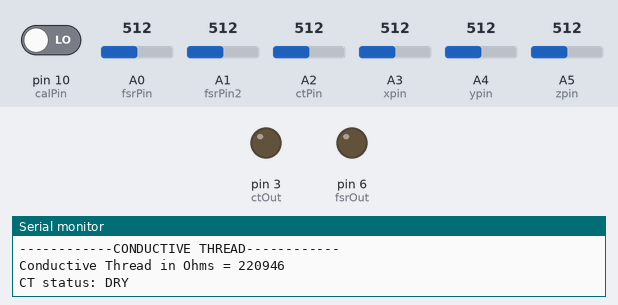
A sketch run on a simulated Arduino Uno, built for the host (arithmetic inside an expression is 32-bit, double 64-bit). Shown: output pins drawn as LEDs (lit = HIGH), the last lines printed to the serial monitor. Inputs (shaded band) come from the test bench; at power-on: A2 (ctPin) = 512, A1 (fsrPin2) = 512, pin 10 (calPin) LOW, A0 (fsrPin) = 512, A3 (xpin) = 512, A4 (ypin) = 512, A5 (zpin) = 512.

Above: at 2.1 s.
2.2 s: A2 (ctPin) set to 929
4.3 s: A2 (ctPin) set to 952
At 5.3 s:
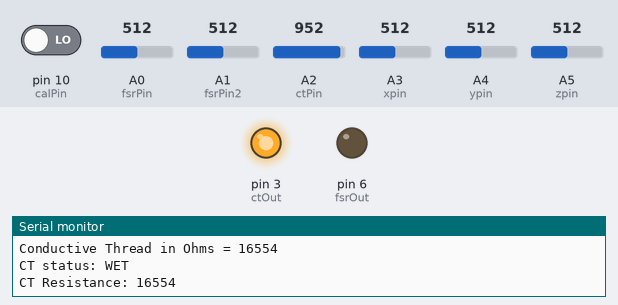
6.2 s: A1 (fsrPin2) set to 529
14.1 s: A2 (ctPin) set to 716
At 15.8 s:
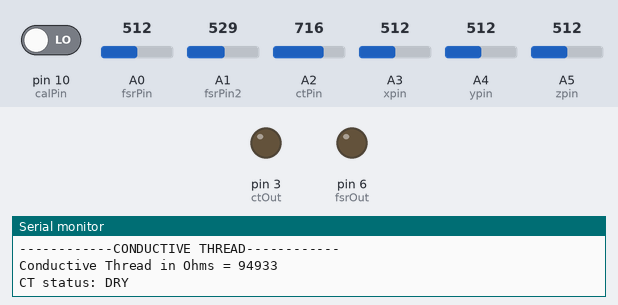
16.1 s: A2 (ctPin) set to 992
At 17.5 s:
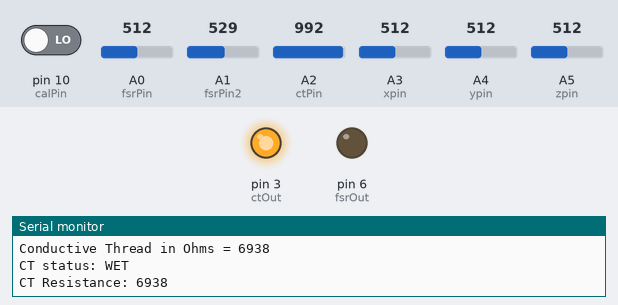
Timing chart, 0 to 19.0 s (numbered marks = the images above; inputs shaded):
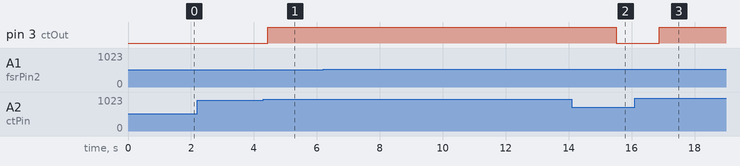

The sketch:

Arduino_Code_Rev3.ino
```cpp
/* Intelligent Sleep Systems
 * ENGS 89/90
 * Arduino Uno Code
 * Rev. 3
 * 2/26/19
 */

#include <SoftwareSerial.h>
#include <ArduinoJson.h>
SoftwareSerial s(7, 8);

//FSR SETUP
int fsrPin = A0;     // the FSR and 10K pulldown are connected to a0
int fsrReading;     // the analog reading from the FSR resistor divider
int fsrVoltage;     // the analog reading converted to voltage
unsigned long fsrResistance;  // The voltage converted to resistance, can be very big so make "long"

int fsrPin2 = A1;     // the FSR and 10K pulldown are connected to a0
int fsrReading2;     // the analog reading from the FSR resistor divider
int fsrVoltage2;     // the analog reading converted to voltage
unsigned long fsrResistance2;  // The voltage converted to resistance, can be very big so make "long"

unsigned long threshold = 0; // initial threshold before calibration
int fsrOut = 6;   // the pin the will indicate to the nodemcu of whether someone is on the bed or not
int calPin = 10;  // pin that reads a signal from the nodemcu to put the arduino in a calibration state
//END FSR SETUP


//CONDUCTIVE THREAD SETUP
int ctPin = A2;     // the ct and 10K pulldown are connected to a4
int ctOut = 3;      // the pin that will indicate to the nodemcu of a wet occurance
int ctReading;     // the analog reading from the ct resistor divider
unsigned long ctResistance;  // The voltage converted to resistance, can be very big so make "long"
//END CONDUCTIVE THREAD SETUP

//ACCEL SETUP
const int xpin = A3;                  // x-axis of the accelerometer
const int ypin = A4;                  // y-axis
const int zpin = A5;                  // z-axis (only on 3-axis models)
float x;    // where the x reading is stored
float y;    // where the y readings is stored
float z;    // where the z reading is stored
int i = 0;  // counter variable for averaging purposes
float avgMag = 0; // where the average magnitude will be stored
float newMag = 0; // where the 0-100 value will be stored for serially communication b/w nodemcu
//END ACCEL SETUP


void setup(void) {

  //SERIAL BEGINNINGS//
  s.begin(9600);        // serial communication b/w arduino and nodemcu
  Serial.begin(9600);   // usb serial communication for serial monitoring

  //ACCEL//
  pinMode(xpin, INPUT);
  pinMode(ypin, INPUT);
  pinMode(zpin, INPUT);

  //CONDUCTIVE THREAD//
  pinMode(ctPin, INPUT);
  pinMode(ctOut, OUTPUT);

  //FSR//
  pinMode(fsrPin, INPUT);
  pinMode(fsrPin2, INPUT);
  pinMode(fsrOut, OUTPUT);

  //CALIBRATION//
  pinMode(calPin, INPUT);


}

void loop(void) {

  //START LOAD CELL CODE//
  Serial.println("----------------LOAD CELL----------------");

  //read pins
  fsrReading = analogRead(fsrPin);
  fsrReading2 = analogRead(fsrPin2);
  //Serial.print("Analog reading fsrReading = ");
  //Serial.println(fsrReading);
  //Serial.print("Analog reading fsrReading2 = ");
  //Serial.println(fsrReading2);

  //analog voltage reading ranges from about 0 to 1023 which maps to 0V to 5V (= 5000mV)
  fsrVoltage = map(fsrReading, 0, 1023, 0, 5000);
  fsrVoltage2 = map(fsrReading2, 0, 1023, 0, 5000);
  //Serial.print("Voltage reading in mV fsrVoltage = ");
  //Serial.println(fsrVoltage);
  //Serial.print("Voltage reading in mV fsrVoltage2 = ");
  //Serial.println(fsrVoltage2);

  //analog voltage converted into ohms
  //fsr 1
  if (fsrVoltage == 0) {
    fsrResistance = 1000000; // if fsrVoltage reads 0 then effective resistance is really high
    Serial.print("FSR resistance1 in ohms = ");
    Serial.println(fsrResistance);

  } else {
    //The voltage = Vcc * R / (R + FSR) where R = 10K and Vcc = 5V
    //so FSR = ((Vcc - V) * R) / V        yay math!
    fsrResistance = 5000 - fsrVoltage;     //fsrVoltage is in millivolts so 5V = 5000mV
    fsrResistance *= 10220;                //11230 ohm resistor
    fsrResistance /= fsrVoltage;
    Serial.print("FSR resistance1 in ohms = ");
    Serial.println(fsrResistance);
  }

  //fsr 2
  if (fsrVoltage2 == 0) {
    fsrResistance2 = 1000000;  // if fsrVoltage2 reads 0 then effective resistance is really high
    Serial.print("FSR resistance2 in ohms = ");
    Serial.println(fsrResistance2);


  } else {
    fsrResistance2 = 5000 - fsrVoltage2;     //fsrVoltage is in millivolts so 5V = 5000mV
    fsrResistance2 *= 10220;                //11230 ohm resistor
    fsrResistance2 /= fsrVoltage2;
    Serial.print("FSR resistance2 in ohms = ");
    Serial.println(fsrResistance2);
  }

  //calibration
  //takes the worst case scenario and scales it down to be able to detect presence of a child
    if(digitalRead(calPin) == HIGH){
      threshold = min(fsrResistance,fsrResistance2) * .7;
      Serial.print("New threshold: ");
      Serial.println(min(fsrResistance,fsrResistance2)*.7);
      delay(200);
    }

  //add resistances
  unsigned long addResistance = fsrResistance + fsrResistance2;
  Serial.print("Added Resistances: ");
  Serial.println(addResistance);

  //threshold
  Serial.print("Threshold: ");
  Serial.println(threshold);

  //make decision whether child is present based on threshold on fsr resistances
  // if the fsrResistances or the sum are lower than it triggers as someone is on
  if (fsrResistance < threshold || fsrResistance2 < threshold || addResistance < threshold) {
    digitalWrite(fsrOut, HIGH);
    Serial.println("Load cell status: ON");
  } else {
    digitalWrite(fsrOut, LOW);
    Serial.println("Load cell status: NOT ON");
  }
  //END LOAD CELL CODE//

  //START ACCEL//
  Serial.println("------------------ACCEL------------------");

  //read pins with small delays b/w readings
  Serial.print("Analog readings: ");
  x = analogRead(xpin);
  delay(1);
  Serial.print(x);
  Serial.print("\t");

  y = analogRead(ypin);
  delay(1);
  Serial.print(y );
  Serial.print("\t");

  z = analogRead(zpin);
  Serial.print(z);
  Serial.print("\n");

  //map to mili-gs
  Serial.print("Mili-gs: ");

  float mx= map(x,0,700,-3000,+3000);
  Serial.print(mx);
  Serial.print("\t");

  float my= map(y,0,700,-3000,+3000);
  Serial.print(my);
  Serial.print("\t");

  float mz= map(z,0,700,-3000,+3000);
  Serial.print(mz);
  Serial.print("\n");


  //calculate magnitude of the acceleration
  float mag = sqrt((mx * mx) + (my * my) + (mz * mz));
  mag -= 3100; //subtract gravity
  mag = abs(mag); //make sure no negatives
  Serial.println("mag =" + String(mag));

  //add magnitudes together to compute an average
  avgMag += mag;
  i++;
  Serial.println("avgMag =" + String(avgMag));

  if (i > 90) {
    avgMag /= 90;  //gets final average from 5 readings
    newMag = map(avgMag,0,1000, 0,100); //maps this to 255 cause max is 255 serially
    Serial.print("Out going accel data: ");
    Serial.println(newMag);
    //send averaged mag data serially
    if (s.available() > 0)
    {
      //we divide by four because 255 apparently is the max value that can be sent
      s.write(newMag);
      Serial.print("Out going accel data: ");
      Serial.println(newMag);
    }
    delay(1000);
    i = 0;
    avgMag = 0;
  }
  //END ACCEL

  //START CONDUCTIVE THREAD
  Serial.println("------------CONDUCTIVE THREAD------------");

  //read pin
  ctReading = analogRead(ctPin);
  //Serial.print("Analog reading = ");
  //Serial.println(ctReading);

  //analog voltage reading ranges from about 0 to 1023 which maps to 0V to 5V (= 5000mV)
  ctReading = map(ctReading, 0, 1023, 0, 5000);
  //Serial.print("Voltage reading in mV = ");
  //Serial.println(ctReading);

  if (ctReading == 0) {
    //Serial.println("No pressure");
  } else {
    //The voltage = Vcc * R / (R + FSR) where R = 10K and Vcc = 5V
    //so FSR = ((Vcc - V) * R) / V        yay math!
    ctResistance = 5000 - ctReading;     //ctReading is in millivolts so 5V = 5000mV
    ctResistance *= 221300;                //221300 ohm resistor
    ctResistance /= ctReading;
    Serial.print("Conductive Thread in Ohms = ");
    Serial.println(ctResistance);
  }

  //if the resistance is lower than the threshold then the arduino tells the nodemcu of a wet occurance
  if (ctResistance < 20000) {
    digitalWrite(ctOut, HIGH);
    Serial.println("CT status: WET");
    Serial.print("CT Resistance: ");
    Serial.println(ctResistance);
  }
  else {
    digitalWrite(ctOut, LOW);
    Serial.println("CT status: DRY");
  }

  //END CONDUCTIVE THREAD//

  delay(1000);

  //END ENTIRE LOOP//
}
```

Measured:
- the behaviour switches between 938 and 939 on A2 (ctPin) (found by bisection; images 0 and 1)
- after the input at 4.3 s, pin 3 (ctOut): LOW → HIGH after 0.14 s
- after the input at 14.1 s, pin 3 (ctOut): HIGH → LOW after 1.4 s
- after the input at 16.1 s, pin 3 (ctOut): LOW → HIGH after 0.78 s
